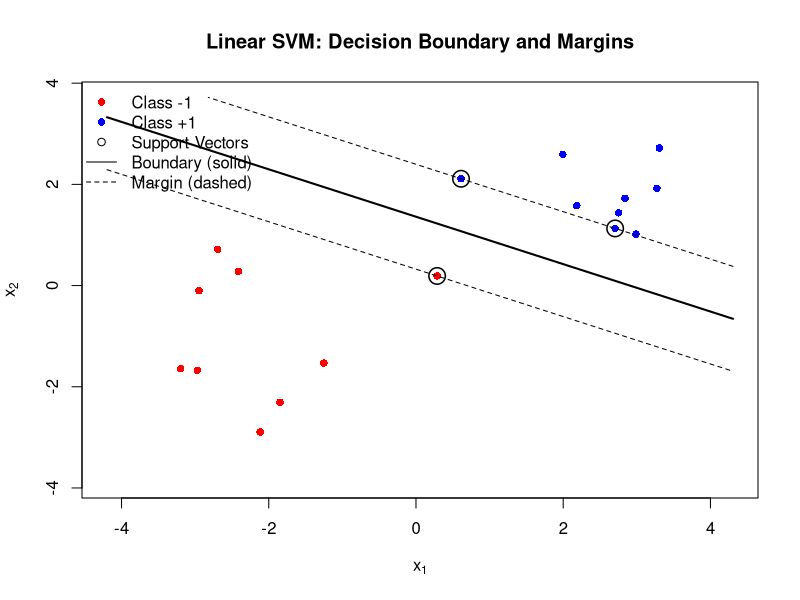
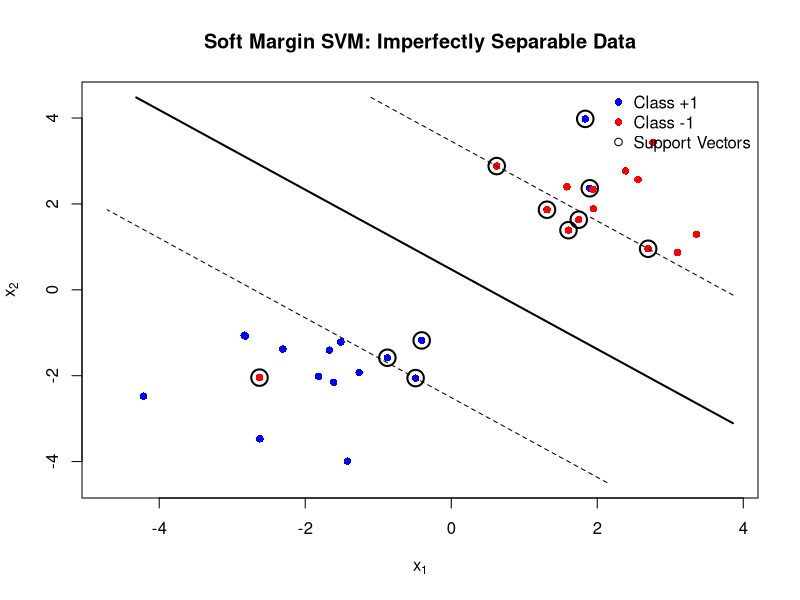

Source code (R) for these figures, in order: (Note: this script raises an error after producing the figures.)
## ---- chunk 1
# We use e1071::svm() here (an R interface to libsvm, the same engine behind
# sklearn.svm.SVC) purely to draw an illustrative margin/boundary plot — the
# from-scratch SVM implementation comes later in Section 7.4.

set.seed(7)
X1 <- sweep(matrix(rnorm(9 * 2), ncol = 2), 2, c(-2, -2), "+")
X2 <- sweep(matrix(rnorm(9 * 2), ncol = 2), 2, c(2, 2), "+")
X <- rbind(X1, X2)
y <- factor(c(rep(-1, 9), rep(1, 9)), levels = c(-1, 1))

# Fit linear SVM (for demo purpose only)
clf <- e1071::svm(X, y, kernel = "linear", cost = 1000, scale = FALSE)

# Plot the data
plot(X1[, 1], X1[, 2], col = "red", pch = 16,
     xlim = range(X[, 1]) + c(-1, 1), ylim = range(X[, 2]) + c(-1, 1),
     xlab = expression(x[1]), ylab = expression(x[2]),
     main = "Linear SVM: Decision Boundary and Margins")
points(X2[, 1], X2[, 2], col = "blue", pch = 16)

# Plot separator: build a grid and evaluate the decision function on it
xlim <- range(X[, 1]) + c(-1, 1); ylim <- range(X[, 2]) + c(-1, 1)
xx <- seq(xlim[1], xlim[2], length.out = 60)
yy <- seq(ylim[1], ylim[2], length.out = 60)
grid <- as.matrix(expand.grid(xx, yy))
colnames(grid) <- colnames(X)
Z <- matrix(attr(predict(clf, grid, decision.values = TRUE), "decision.values"), nrow = length(xx))

# Decision boundary and margins
contour(xx, yy, Z, levels = c(-1, 1), lty = 2, add = TRUE, drawlabels = FALSE)
contour(xx, yy, Z, levels = 0, lty = 1, lwd = 2, add = TRUE, drawlabels = FALSE)

# Highlight Support Vectors
sv <- clf$SV
points(sv[, 1], sv[, 2], pch = 1, cex = 2.2, lwd = 1.5)

legend("topleft", legend = c("Class -1", "Class +1", "Support Vectors", "Boundary (solid)", "Margin (dashed)"),
       col = c("red", "blue", "black", "black", "black"), pch = c(16, 16, 1, NA, NA),
       lty = c(NA, NA, NA, 1, 2), bty = "n")
## ---- chunk 2
# Generate some data that is not perfectly separable
set.seed(1)
X <- rbind(sweep(matrix(rnorm(15 * 2), ncol = 2), 2, c(2, 2), "-"),
           sweep(matrix(rnorm(15 * 2), ncol = 2), 2, c(2, 2), "+"))
Y <- c(rep(1, 15), rep(-1, 15))
# Add some noise - flip the label of 3 points to force misclassification
Y[1]  <- -1   # (Python index 0)
Y[17] <- 1    # (Python index 16)
Y[26] <- 1    # (Python index 25)
Y <- factor(Y, levels = c(-1, 1))

# Fit SVM model with soft margin (small C allows some errors)
clf <- e1071::svm(X, Y, kernel = "linear", cost = 0.7, scale = FALSE)

# Plot data points, coloring by label
plot(X[Y == 1, 1], X[Y == 1, 2], col = "blue", pch = 16,
     xlim = range(X[, 1]) + c(-0.5, 0.5), ylim = range(X[, 2]) + c(-0.5, 0.5),
     xlab = expression(x[1]), ylab = expression(x[2]),
     main = "Soft Margin SVM: Imperfectly Separable Data")
points(X[Y == -1, 1], X[Y == -1, 2], col = "red", pch = 16)

# Show support vectors
sv <- clf$SV
points(sv[, 1], sv[, 2], pch = 1, cex = 2.2, lwd = 2)

# Create grid to plot decision boundary and margins
xlim <- range(X[, 1]) + c(-0.5, 0.5); ylim <- range(X[, 2]) + c(-0.5, 0.5)
xx <- seq(xlim[1], xlim[2], length.out = 150)
yy <- seq(ylim[1], ylim[2], length.out = 150)
grid <- as.matrix(expand.grid(xx, yy))
colnames(grid) <- colnames(X)
Z <- matrix(attr(predict(clf, grid, decision.values = TRUE), "decision.values"), nrow = length(xx))

# Plot decision boundary and soft margins
contour(xx, yy, Z, levels = c(-1, 1), lty = 2, add = TRUE, drawlabels = FALSE)
contour(xx, yy, Z, levels = 0, lty = 1, lwd = 2, add = TRUE, drawlabels = FALSE)

legend("topright", legend = c("Class +1", "Class -1", "Support Vectors"),
       col = c("blue", "red", "black"), pch = c(16, 16, 1), bty = "n")
## ---- chunk 3
# svm.R

polynomial_kernel <- function(x, y, c = 1, d = 2) {
  # Polynomial kernel: (x^T y + c)^d
  (sum(x * y) + c)^d
}

rbf_kernel <- function(x, y, gamma = 1.0) {
  # RBF (Gaussian) kernel: exp(-gamma * ||x-y||^2)
  squared_dist <- sum((x - y)^2)
  exp(-gamma * squared_dist)
}

sigmoid_kernel <- function(x, y, kappa = 0.01, c = 0.0) {
  # Sigmoid kernel: tanh(kappa * x^T y + c)
  tanh(kappa * sum(x * y) + c)
}

# This is a simple implementation of a Linear Support Vector Machine (SVM) using
# Stochastic Gradient Descent (SGD) in plain base R. It's written for clarity, not
# for speed or production use, and doesn't use any modeling libraries!
# The goal: find a line (or hyperplane) that separates two classes with the biggest "gap" (margin).
#
# The training tries to minimize:
#   Loss = (How wrong the predictions are) + (how big/complex the weights are)
#   Specifically: C * average hinge loss + (1/2) * sum of squared weights
#   Here C controls how much you care about classification mistakes vs. keeping weights small.

LinearSVM <- setRefClass(
  "LinearSVM",
  fields = list(Cparam = "numeric", lr = "numeric", n_iter = "numeric", w = "numeric", b = "numeric"),
  methods = list(
    # NOTE: the constructor argument and field are named `Cparam`, not `C` — a
    # RefClass field/argument literally named `C` collides with R's `methods::new()`
    # (partial argument matching against its `Class` parameter), so we avoid it.
    initialize = function(Cparam = 1.0, learning_rate = 0.001, n_iterations = 1000, ...) {
      # Cparam: regularization parameter (tradeoff between margin and mistakes).
      # learning_rate: how big are weight updates each step.
      # n_iterations: how many full passes over data.
      Cparam <<- Cparam; lr <<- learning_rate; n_iter <<- n_iterations
      w <<- numeric(0); b <<- 0.0
      callSuper(...)
    },

    hinge_loss = function(X, y) {
      # Compute average hinge loss + regularization on all data points.
      total <- 0.0
      for (i in seq_len(nrow(X))) {
        margin <- y[i] * (sum(w * X[i, ]) + b)
        total <- total + max(0.0, 1.0 - margin)
      }
      Cparam * total / length(y) + 0.5 * sum(w^2)
    },

    fit = function(X, y) {
      # Learn weights to separate classes using SGD. y: labels (1 or -1).
      n <- nrow(X); p <- ncol(X)
      w <<- rep(0.0, p)
      b <<- 0.0

      for (iter in seq_len(n_iter)) {
        indices <- sample(seq_len(n))   # Shuffle the training data indices (SGD)

        for (i in indices) {
          xi <- X[i, ]; yi <- y[i]
          z <- sum(w * xi) + b
          margin <- yi * z

          if (margin >= 1) {
            w <<- w - lr * w   # Far enough from the boundary: just shrink weights (regularization)
          } else {
            # Either wrong side or inside margin: push in right direction and regularize
            w <<- w - lr * (w - Cparam * yi * xi)
            b <<- b + lr * Cparam * yi   # Update bias too
          }
        }
      }
      invisible(.self)
    },

    decision_function = function(X) {
      # For each sample in X, compute the score (w^T x + b).
      as.numeric(X %*% w) + b
    },

    predict = function(X) {
      # >=0 goes to 1, otherwise -1.
      ifelse(decision_function(X) >= 0, 1, -1)
    }
  )
)


# Kernel SVM using dual hinge-loss SGD.
# Decision function: f(x) = b + sum_i alpha_i * y_i * K(x_i, x)

KernelSVM <- setRefClass(
  "KernelSVM",
  fields = list(kernel = "character", kernel_params = "list", Cparam = "numeric", lr = "numeric",
                n_iter = "numeric", X_train = "ANY", y_train = "ANY", alpha = "numeric", b = "numeric"),
  methods = list(
    # (see note above LinearSVM — avoid a field/argument literally named `C`)
    initialize = function(kernel = "linear", Cparam = 1.0, learning_rate = 0.01,
                           n_iterations = 2000, kernel_params = list(), ...) {
      kernel <<- kernel; kernel_params <<- kernel_params
      Cparam <<- Cparam; lr <<- learning_rate; n_iter <<- n_iterations
      X_train <<- NULL; y_train <<- NULL; alpha <<- numeric(0); b <<- 0.0
      callSuper(...)
    },

    K = function(x, z) {
      if (kernel == "linear") {
        sum(x * z)
      } else if (kernel == "polynomial") {
        polynomial_kernel(x, z, kernel_params$c %||% 1, kernel_params$d %||% 2)
      } else if (kernel == "rbf") {
        rbf_kernel(x, z, kernel_params$gamma %||% 1.0)
      } else if (kernel == "sigmoid") {
        sigmoid_kernel(x, z, kernel_params$kappa %||% 0.01, kernel_params$c %||% 0.0)
      } else {
        stop(sprintf("Unknown kernel: %s", kernel))
      }
    },

    score_one = function(x) {
      b + sum(vapply(seq_len(nrow(X_train)),
                      function(i) alpha[i] * y_train[i] * K(X_train[i, ], x), numeric(1)))
    },

    fit = function(X, y) {
      n <- nrow(X)
      X_train <<- X; y_train <<- y
      alpha <<- rep(0.0, n)
      b <<- 0.0

      for (iter in seq_len(n_iter)) {
        indices <- sample(seq_len(n))
        for (i in indices) {
          margin <- y[i] * score_one(X[i, ])
          if (margin < 1) {
            alpha[i] <<- alpha[i] + lr * Cparam
            b <<- b + lr * Cparam * y[i]
          }
          alpha <<- alpha * (1 - lr * 0.001)
        }
      }
      invisible(.self)
    },

    predict = function(X) {
      vapply(seq_len(nrow(X)), function(i) if (score_one(X[i, ]) >= 0) 1 else -1, numeric(1))
    }
  )
)

# small helper: `a %||% b` returns a unless it's NULL, then returns b
`%||%` <- function(a, b) if (is.null(a)) b else a

accuracy <- function(y_true, y_pred) mean(y_true == y_pred)


# ── Demo: Kernel Comparison ──────────────────────────────────────────────────
set.seed(42)

# XOR-style data: not linearly separable, but separable with non-linear kernels
X_train <- rbind(
  c(0.0, 0.0), c(0.0, 1.0), c(1.0, 0.0), c(1.0, 1.0),
  c(0.1, 0.1), c(0.1, 0.9), c(0.9, 0.1), c(0.9, 0.9),
  c(0.2, 0.0), c(0.0, 0.8), c(0.8, 0.0), c(1.0, 0.8)
)
y_train <- c(1, -1, -1, 1, 1, -1, -1, 1, 1, -1, -1, 1)

X_test <- rbind(c(0.2, 0.2), c(0.2, 0.8), c(0.8, 0.2), c(0.8, 0.8))
y_test <- c(1, -1, -1, 1)

kernel_configs <- list(
  list(name = "Linear",
       model = LinearSVM$new(Cparam = 1.0, learning_rate = 0.01, n_iterations = 3000)),
  list(name = "Polynomial (d=2)",
       model = KernelSVM$new(kernel = "polynomial", Cparam = 1.0, learning_rate = 0.05,
                              n_iterations = 5000, kernel_params = list(c = 1, d = 2))),
  list(name = "RBF (gamma=2.0)",
       model = KernelSVM$new(kernel = "rbf", Cparam = 1.0, learning_rate = 0.05,
                              n_iterations = 5000, kernel_params = list(gamma = 2.0))),
  list(name = "Sigmoid (kappa=0.5)",
       model = KernelSVM$new(kernel = "sigmoid", Cparam = 1.0, learning_rate = 0.05,
                              n_iterations = 5000, kernel_params = list(kappa = 0.5, c = 0.0)))
)

cat("Kernel Comparison on XOR-style data\n")
cat(sprintf("%-22s %10s %10s  Predictions\n", "Kernel", "Train Acc", "Test Acc"))
cat(strrep("-", 62), "\n")

for (cfg in kernel_configs) {
  model <- cfg$model
  model$fit(X_train, y_train)
  train_preds <- model$predict(X_train)
  test_preds  <- model$predict(X_test)
  train_acc <- accuracy(y_train, train_preds)
  test_acc  <- accuracy(y_test, test_preds)
  cat(sprintf("%-22s %10.2f %10.2f  %s\n", cfg$name, train_acc, test_acc,
              paste(test_preds, collapse = " ")))
}

cat("\nLinear SVM cannot separate XOR; polynomial and RBF kernels succeed.\n")
